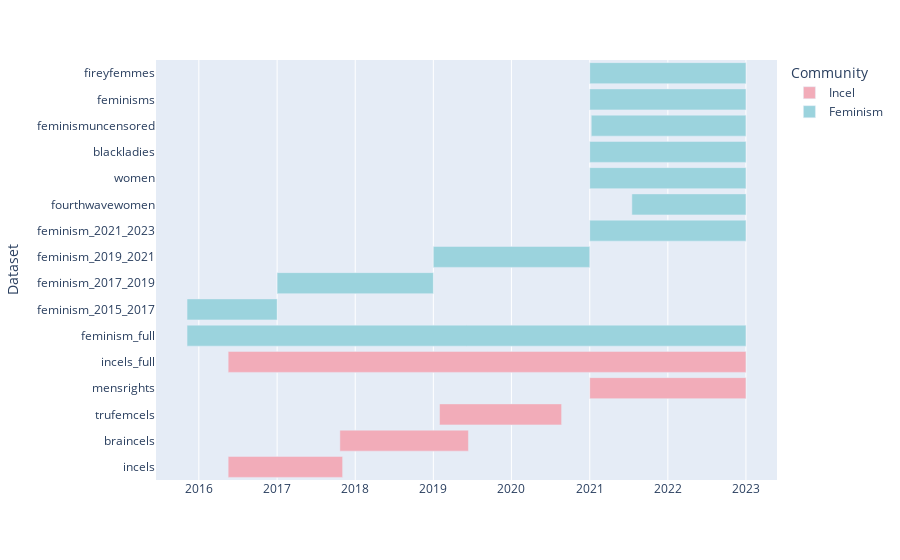

Source (notebook cell):
### Code cell
fig.show()

### Figure 1 — Plotly figure (JSON) as saved in the notebook; plotly's stock layout.template omitted (floating-point values rounded to 4 significant figures)
{"data": [{"alignmentgroup": "True", "base": ["2016-05-17T03:00:09", "2017-10-21T06:29:09", "2019-01-30T00:01:30", "2021-01-01T00:04:54", "2016-05-17T03:00:09"], "hovertemplate": "Community=Incel<br>Start=%{base}<br>End=%{x}<br>Dataset=%{y}<extra></extra>", "legendgroup": "Incel", "marker": {"color": "rgb(242,172,185)", "pattern": {"shape": ""}}, "name": "Incel", "offsetgroup": "Incel", "orientation": "h", "showlegend": true, "textposition": "auto", "type": "bar", "x": [46223075000, 51904922000, 49296184000, 63071661000, 209077146000], "xaxis": "x", "y": ["incels", "braincels", "trufemcels", "mensrights", "incels_full"], "yaxis": "y"}, {"alignmentgroup": "True", "base": ["2015-11-07T00:14:56", "2015-11-07T00:14:56", "2017-01-01T00:17:37", "2019-01-01T00:18:06", "2021-01-01T00:19:41", "2021-07-16T20:08:27", "2021-01-01T00:22:12", "2021-01-01T00:02:50", "2021-01-07T23:41:13", "2021-01-01T01:38:13", "2021-01-01T00:24:09"], "hovertemplate": "Community=Feminism<br>Start=%{base}<br>End=%{x}<br>Dataset=%{y}<extra></extra>", "legendgroup": "Feminism", "marker": {"color": "rgb(155,211,221)", "pattern": {"shape": ""}}, "name": "Feminism", "offsetgroup": "Feminism", "orientation": "h", "showlegend": true, "textposition": "auto", "type": "bar", "x": [225674751000, 36373182000, 63070905000, 63157275000, 63069666000, 46065019000, 63070579000, 63071663000, 62448969000, 63060285000, 63069071000], "xaxis": "x", "y": ["feminism_full", "feminism_2015_2017", "feminism_2017_2019", "feminism_2019_2021", "feminism_2021_2023", "fourthwavewomen", "women", "blackladies", "feminismuncensored", "feminisms", "fireyfemmes"], "yaxis": "y"}], "layout": {"barmode": "overlay", "legend": {"title": {"text": "Community"}, "tracegroupgap": 0}, "margin": {"t": 60}, "xaxis": {"anchor": "y", "domain": [0, 1], "type": "date"}, "yaxis": {"anchor": "x", "domain": [0, 1], "title": {"text": "Dataset"}}}}
